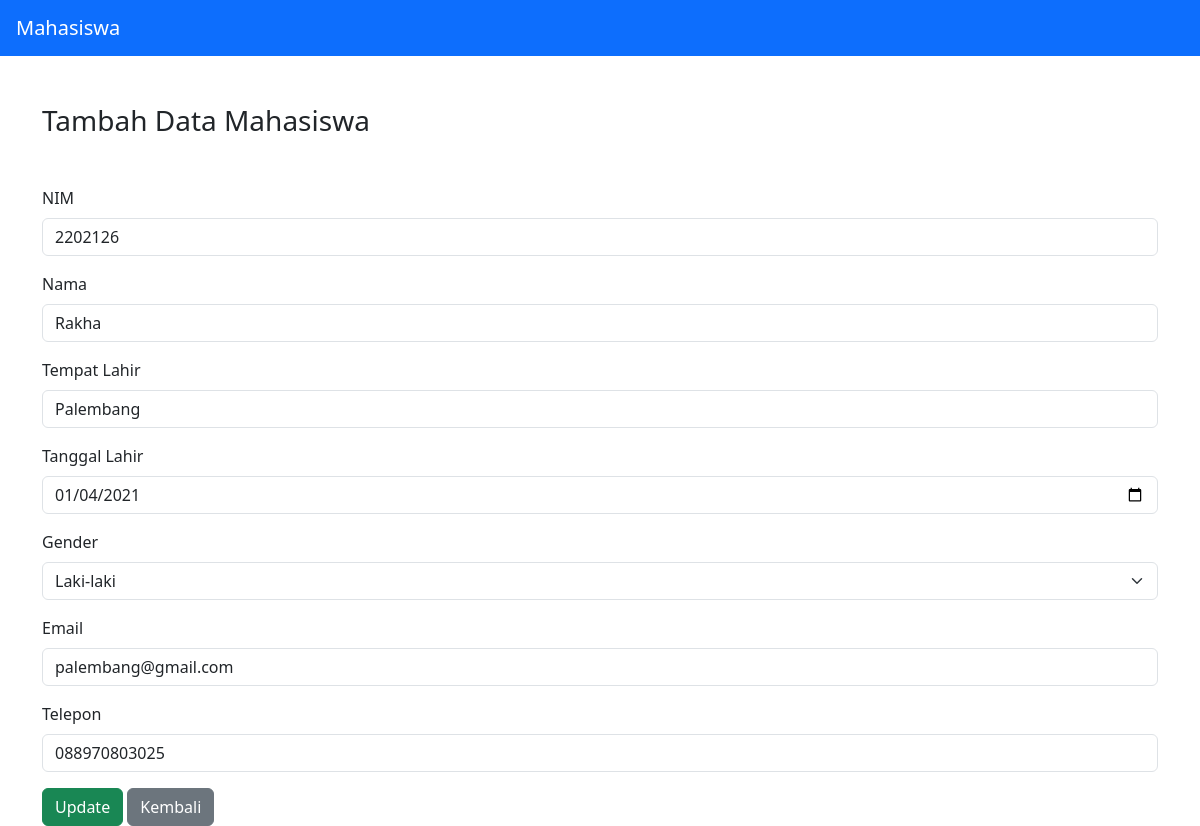
The page /project/index.php?edit=5 on the database its author committed.
### tables this page shows
CREATE TABLE `mahasiswa` (
  `id` int(11) NOT NULL,
  `nim` varchar(100) NOT NULL,
  `nama` varchar(100) NOT NULL,
  `tempat` varchar(100) NOT NULL,
  `tl` varchar(100) NOT NULL,
  `gender` varchar(10) NOT NULL,
  `email` varchar(100) NOT NULL,
  `telp` varchar(100) NOT NULL
);

### project/presenter/ProsesMahasiswa.php (called while the page is built, shortened)
<?php
class ProsesMahasiswa implements KontrakPresenter
{
	private $tabelmahasiswa;
	private $data = [];
	function __construct()
	{
		try {
			$db_host = "localhost";
			$db_user = "root";
			$db_password = "";
			$db_name = "db_tp9";
			$this->tabelmahasiswa = new TabelMahasiswa($db_host, $db_user, $db_password, $db_name);
			$this->data = array();
		} catch (Exception $e) {
			echo "yah error" . $e->getMessage();
		}
	}
	function prosesDataMahasiswa()
	{
		try {
			$this->tabelmahasiswa->open();
			$this->tabelmahasiswa->getMahasiswa();
			while ($row = $this->tabelmahasiswa->getResult()) {
				$mahasiswa = new Mahasiswa();
				$mahasiswa->setId($row['id']);
				$mahasiswa->setNim($row['nim']);
				$mahasiswa->setNama($row['nama']);
				$mahasiswa->setTempat($row['tempat']);
				$mahasiswa->setTl($row['tl']);
				$mahasiswa->setGender($row['gender']);
				$mahasiswa->setEmail($row['email']);
				$mahasiswa->setTelp($row['telp']);
				$this->data[] = $mahasiswa;
			}
		} catch (Exception $e) {
			echo "yah error part 2" . $e->getMessage();
		}
	}
	function getId($i)
	{
		return $this->data[$i]->id;
	}
	function getGender($i)
	{
		return $this->data[$i]->gender;
	}
	function getSize()
	{
		return sizeof($this->data);
	}
}

### project/model/DB.class.php (called while the page is built, shortened)
<?php
class DB
{
	var $db_host = 'localhost';
	var $db_user = 'root';
	var $db_password = '';
	var $db_name = 'db_tp9';
	var $db_link = '';
	function __construct($db_host = '', $db_user = '', $db_password = '', $db_name = '')
	{
		$this->db_host = $db_host;
		$this->db_user = $db_user;
		$this->db_password = $db_password;
		$this->db_name = $db_name;
	}
	function open()
	{
		$this->db_link = mysqli_connect($this->db_host, $this->db_user, $this->db_password, $this->db_name);
	}
	function execute($query = "")
	{
		$this->result = mysqli_query($this->db_link, $query);
		return $this->result;
	}
}

### project/model/TabelMahasiswa.class.php (called while the page is built, shortened)
<?php
class TabelMahasiswa extends DB
{
	function getMahasiswa()
	{
		$query = "SELECT * FROM mahasiswa";
		return $this->execute($query);
	}
}

### project/model/Mahasiswa.class.php (called while the page is built, shortened)
<?php
class Mahasiswa
{
	function setId($id)
	{
		$this->id = $id;
	}
	function setGender($gender)
	{
		$this->gender = $gender;
	}
}

### project/model/Template.class.php (the view, shortened to what this page needs)
<?php
class Template{
	var $content = '';
	function __construct($filename = ''){
		$this->content = implode('', @file($filename));
	}
	function clear(){
		$this->content = preg_replace("/DATA_[A-Z|_|0-9]+/", "", $this->content);
	}
	function write(){
		print $this->content;
	}
	function replace($old = '', $new = ''){
		if(is_int($new)){
			$value = sprintf("%d", $new);
		}elseif(is_float($new)){
			$value = sprintf("%f", $new);
		}elseif(is_array($new)){
			$value = '';
			foreach( $new as $item){
				$value .= $item. '';
			}
		}else{
			$value = $new;
		}
		$this->content = preg_replace("/$old/",  $value, $this->content);
	}
}

### project/view/TampilMahasiswa.php (shortened to what this page needs)
<?php
include("presenter/ProsesMahasiswa.php");
class TampilMahasiswa implements KontrakView
{
	private $prosesmahasiswa;
	function __construct()
	{
		$this->prosesmahasiswa = new ProsesMahasiswa();
	}
	function edit($id)
	{
		$this->prosesmahasiswa->prosesDataMahasiswa();
		for ($i = 0; $i < $this->prosesmahasiswa->getSize(); $i++) {
			if ($id == $this->prosesmahasiswa->getId($i)) {
				$gender = $this->prosesmahasiswa->getGender($i);
				$genderSelect = "<div class='mb-3'>
				  <label class='form-label'>Gender</label>
				  <select title='gender' class='form-select' name='gender' required>
					<option value='' disabled >Pilih Gender</option>
					<option value='Laki-laki' " . ($gender == 'Laki-laki' ? 'selected' : '') . ">Laki-laki</option>
					<option value='Perempuan' " . ($gender == 'Perempuan' ? 'selected' : '') . ">Perempuan</option>
				  </select>
				</div>";
			}
		}
	}
}

### rows shown on the page
mahasiswa: nim "2202126", nama "Rakha", tempat "Palembang", tl "01/04/2021", gender "Laki-laki", email "palembang@gmail.com", telp "088970803025"
